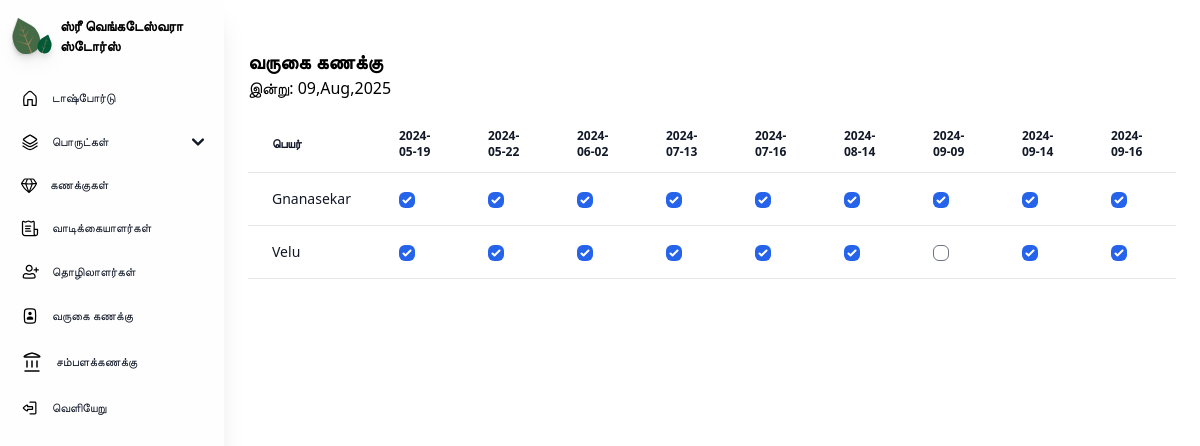
The app's page /attendancerecord/, older data.
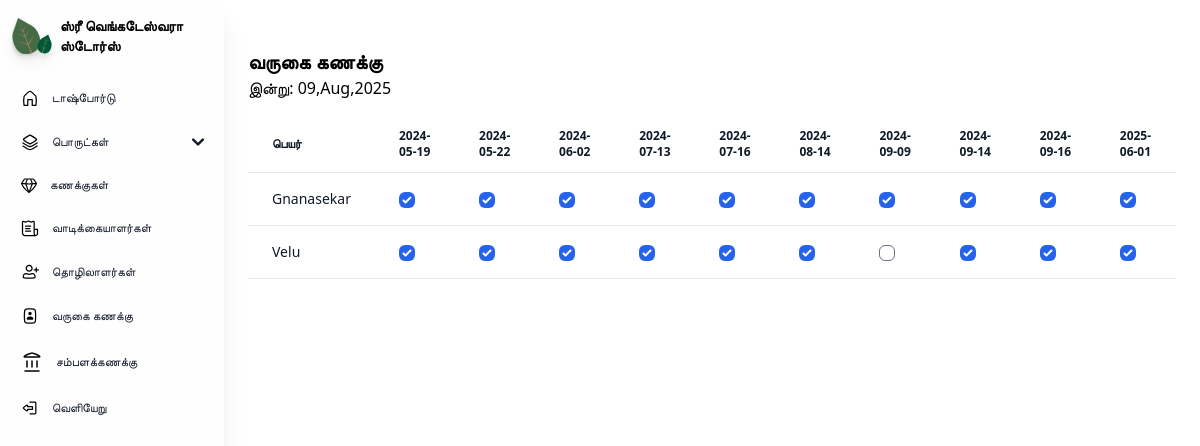
The same page, newer data.
### core/models.py (models this page shows, shortened)
class attendance(models.Model):
    date = models.DateField(auto_now_add=True)
    absentees = models.ManyToManyField(labor)
    def __str__(self):
        return str(self.date)
    def absent(self):
        a=[]
        for i in self.absentees.all():
            a.append(i.laborname)
        return a

class labor(models.Model):
    laborname = models.CharField(max_length=50)
    contactnumber = models.CharField(max_length=20)
    address = models.TextField()
    salarystatus = models.BooleanField(default=False)
    day_wage = models.PositiveIntegerField(blank=True)
    salary_amount = models.PositiveBigIntegerField(blank=True) #Remove these and link with salary management fields

### core/views.py (the view)
# urls.py: path('attendancerecord/', cvs.attendancerecords),
def attendancerecords(request):
    attendances = attendance.objects.all()
    labors = labor.objects.all()
    return render(request, "core/attendancerecord.html", {'attendance': attendances, 'labors':labors})

### core/templates/core/attendancerecord.html (shortened to what this page needs)
{% load static tailwind_tags %}
<!DOCTYPE html>
<html lang="en">
<head>
    {% tailwind_css %}
</head>
<body>
    <section class="sm:ml-56 px-6 pb-4 max-w-full min-h-[100%]">
    <div class="relative">
        {% include 'core/navigation.html' %}
    </div>
    <div class="flex justify-between w-full items-center sm:mt-12 mt-6">
        <div>
            <p class="font-inter font-semibold text-xl">வருகை கணக்கு</p>
        </div>
    </div>
    <main>
        <div class="today">
            <table class="mt-4 text-sm text-left min-h-full text-gray-500 bg-white dark:text-gray-400 rounded-md overflow-x-auto w-full">
                <p class="date"></p>
                <thead class="border-b text-xs text-gray-900 uppercase dark:text-gray-400">
                    <tr>
                        <th scope="col" class="px-6 py-3">
                            பெயர்
                        </th>
                        {% for date in attendance %}
                        <th scope="col" class="px-6 py-3">
                            {{date}}
                        </th>
                        {%endfor%}
                    </tr>
                </thead>
                <tbody>
                    {% for labor in labors %}
                    <tr class="border-b">
                        <th scope="row" class="px-6 py-4 font-medium text-gray-900 whitespace-nowrap">
                            <a href="{% url 'editlabor' labor.id%}" class="hover:underline">
                            {{labor.laborname}}
                            </a>
                        </th>
                            {% for attended in attendance %}
                            <td class="px-6 py-4">
                                {% if labor.laborname in attended.absent %}
                                <input type="checkbox" disabled name="" class="rounded-md attendance" data-laborname="{{labor.laborname}}">
                                {% else %}
                                <input type="checkbox" disabled checked name="" class="rounded-md attendance" data-laborname="{{labor.laborname}}">
                                {% endif %}
                            </td>
                            {% endfor %}
                    </tr>
                    {% endfor %}
                </tbody>
            </table>
        </div>
    </main>
    </section>
</body>
</html>

Row changes from the older to the newer data that the page shows:
added attendance: date "2025-06-01"
